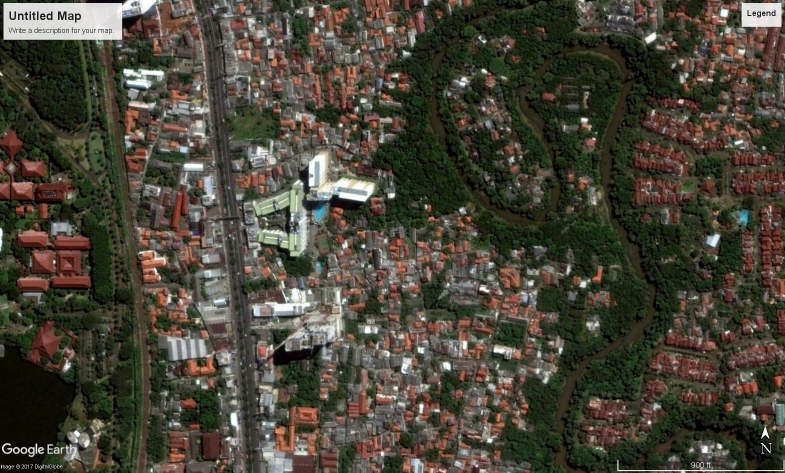
%> input picture images/Depok2016.jpg, 1570 x 945 px (shown at 1/2 size)
$ octave no3_a.m   (GNU Octave 9; MATLAB toolbox functions it lacks are replaced by stand-ins)
%> lines starting %> are read from the running program, lines starting %| are printed output that depends on the picture; in (x1, y1, x2, y2) boxes, pixels count from 0 and x2, y2 are one past the last pixel; in counts of white or black regions, pixels touching at a corner belong together; the program's own positions count from 1
### functions/gamma_transformation.m
function [IO] = gamma_transformation(I, c, p)
    a = double(I)/255;
    IO = c*(a.^p);
end

### no3_a.m
addpath('./functions/');
clc
clear

IDepok2016 = imread('./images/Depok2016.jpg');
%> IDepok2016 is the input picture: size 945x1570x3 uint8; mean R, G, B 72.8, 68.8, 56
IDepok2005 = imread('./images/Depok2005.jpg');
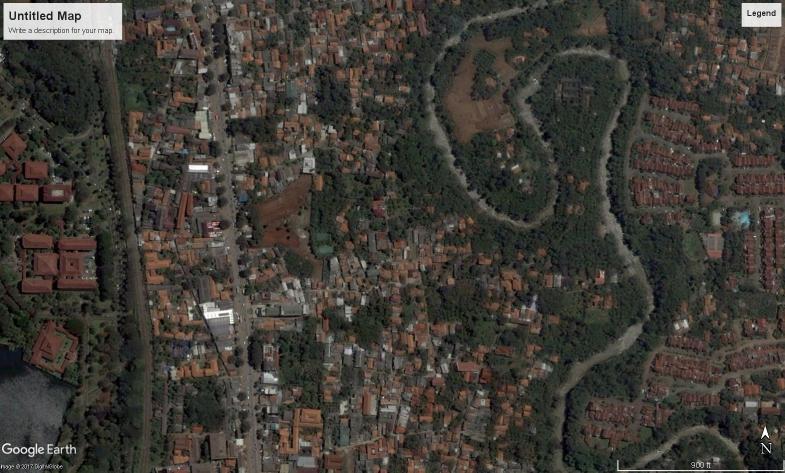
%> input picture images/Depok2005.jpg, 1570 x 945 px (shown at 1/2 size)
%> IDepok2005 is the input picture: size 945x1570x3 uint8; mean R, G, B 63.9, 60.4, 54.2

I = IDepok2016 - IDepok2005;
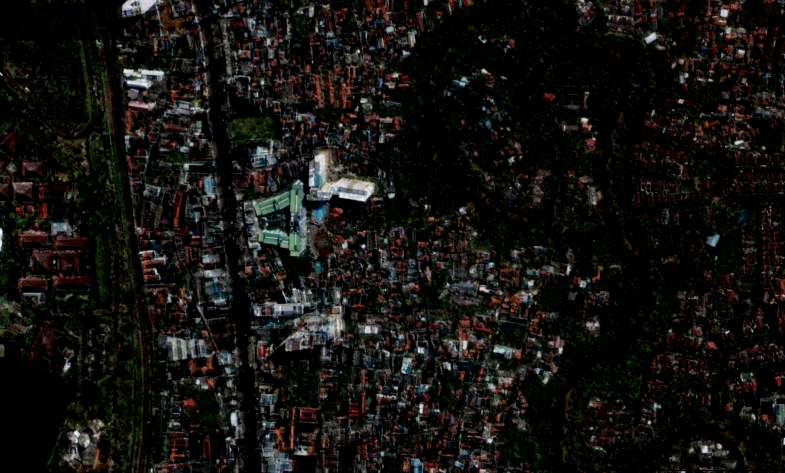
%> I: size 945x1570x3 uint8 (shown at 1/2 size); mean R, G, B 20.8, 19.1, 16.4
ILog = gamma_transformation(I, 5, 2);
%> in gamma_transformation, `IO = c*(a.^p);`:
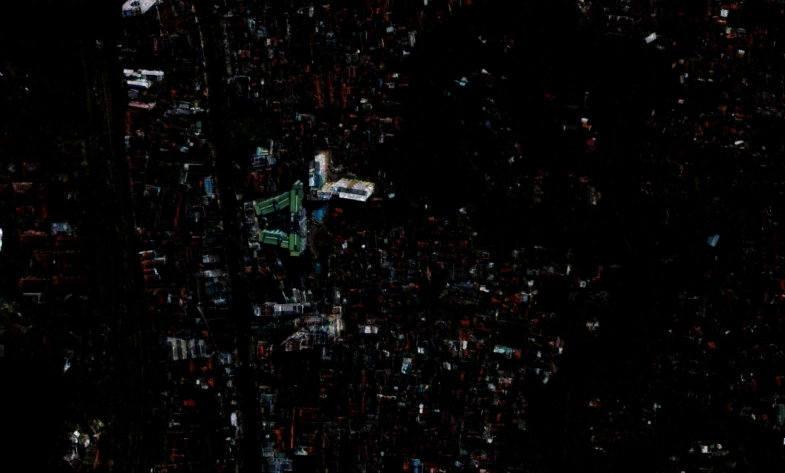
%> IO: size 945x1570x3 double (shown at 1/2 size); mean R, G, B 0.122, 0.11, 0.101; drawn with min black and max white
IGray = rgb2gray(ILog);

IBW = imbinarize(IGray);
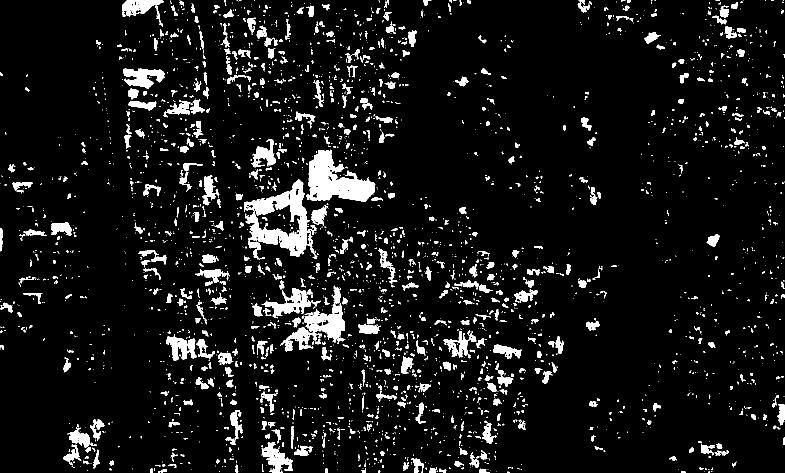
%> IBW: size 945x1570 logical (shown at 1/2 size); 7.5% white; 3034 white regions (2285 under 20 px), largest, box (x1, y1, x2, y2) and area: (488, 359, 635, 520) 9058, (612, 299, 751, 404) 7727, (560, 573, 690, 703) 4801
IBWOpen = bwareaopen(IBW, 1250);
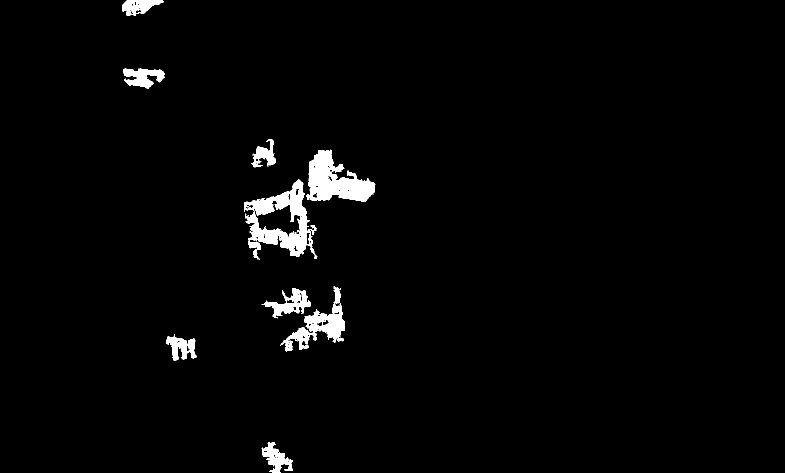
%> IBWOpen: size 945x1570 logical (shown at 1/2 size); 2.2% white; 9 white regions, largest, box (x1, y1, x2, y2) and area: (488, 359, 635, 520) 9058, (612, 299, 751, 404) 7727, (560, 573, 690, 703) 4801

IBWOpenSize = size(IBWOpen);
%> IBWOpenSize = [945 1570]

row = IBWOpenSize(1);
%> row = 945
col = IBWOpenSize(2);
%> col = 1570

boundary = bwtraceboundary(IBWOpen,[row, col],'N');
%> boundary = []
figure
imshow(I)
hold on;

BW_filled = imfill(IBWOpen,'holes');
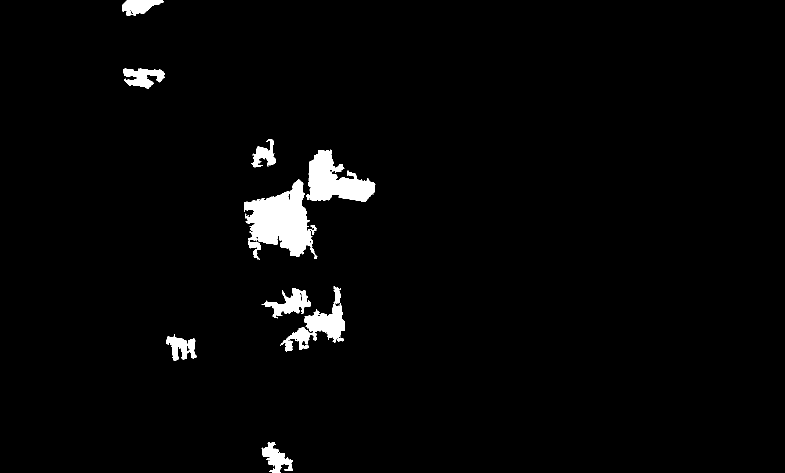
%> BW_filled: size 945x1570 logical (shown at 1/2 size); 2.5% white; 9 white regions, largest, box (x1, y1, x2, y2) and area: (488, 359, 635, 520) 12719, (612, 299, 751, 404) 7952, (560, 573, 690, 703) 5089
boundaries = bwboundaries(BW_filled);
%> boundaries = 9 boundaries; largest, box (x1, y1, x2, y2) and points: (488, 359, 635, 520) 1055, (560, 573, 690, 703) 846, (612, 299, 751, 404) 609, (523, 576, 622, 637) 433, (523, 884, 585, 945) 338

for k=1:size(boundaries,1)
   b = boundaries{k};
   plot(b(:,2),b(:,1),'r','LineWidth',2);
end
%> this loop made 9 passes
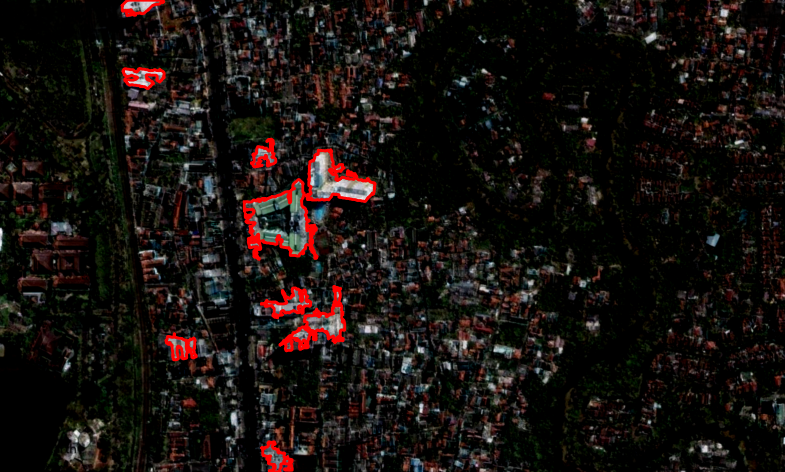
%> figure redrawn from the program's plot data; shown at 1/2 size

fprintf('Luas Area: %d\n', sum(IBWOpen(:)));
%| Luas Area: 31940
